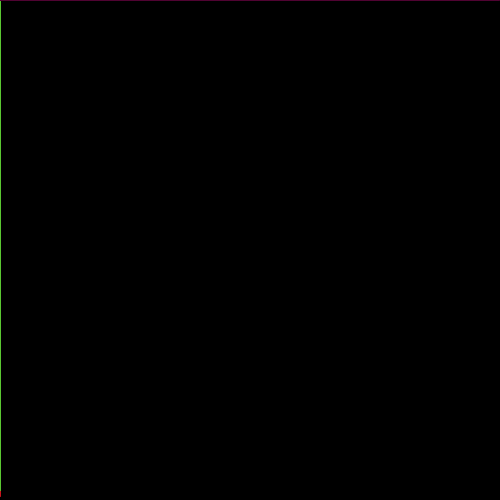
Frame 1 (no input)
Frame 60 (the mouse pressed at the canvas centre just before this capture): identical to frame 1, image omitted
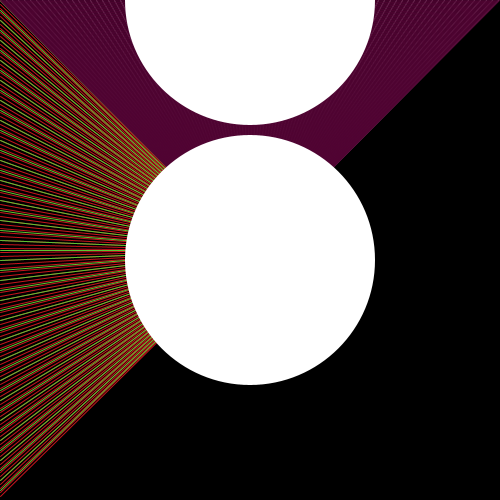
Frame 120 (the mouse held since frame 60 and released just before this capture)

The Processing sketch that drew these frames (run headless with seeded random() and noise(); from frame 60 on, the mouse is pressed at the canvas centre):

// Processing sketch: processing_91931
// ── processing_91931.pde

//Greg Conte
//march4
//Creative Computing
//Trippy
 float x, y;
void setup() {
  size(500, 500);
}
 
void draw() {
  background(0);
 //white
  for ( int x = 0; x<width; x+=6) {
    stroke(255);
    line (mouseX, mouseY, x, 0);
  }
 //red
  for ( int x = 0; x<width; x+=4) {
    stroke (200,20,29);
    line (mouseX, mouseY, y, x);
  }
 //green
  for ( int y = 0; y<width; y+=10) {
    stroke (90,199,50);
    line (mouseX, mouseY, x, y);
  }
 //purple
  for ( int y = 0; y<width; y+=1) {
    stroke (80,3,50);
    line (mouseX, mouseY, y, x);
  }
  
  
  
 //on click
  if (mousePressed==true) {
     
   
   


     for (float y = 0; y<width; y+=mouseY+10) {
      noStroke();
      ellipse(250, y, mouseY, mouseX);
    }

    }
    }
